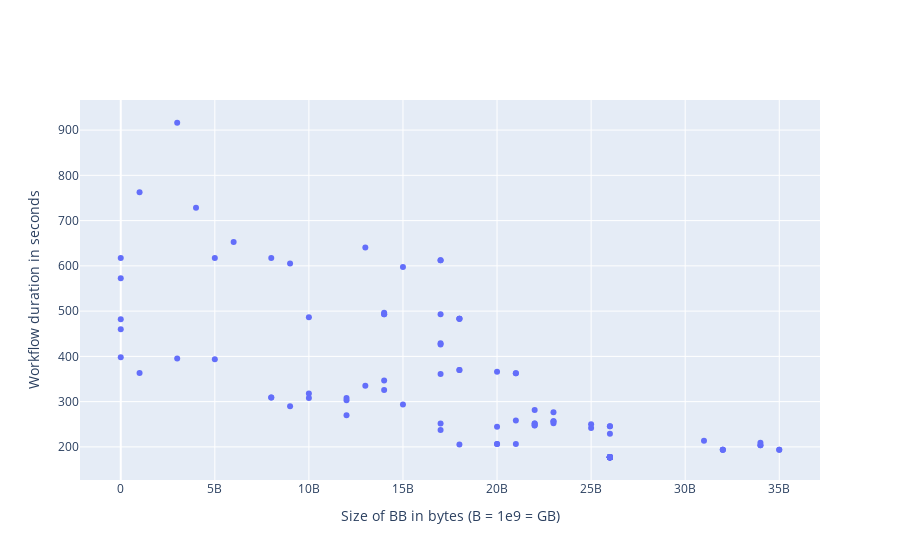

This figure's notebook cell:
### Markdown cell above
Plotting Workflow duration Vs BB Size : efficient frontier

### Code cell
import plotly.express as px
import plotly.graph_objects as go
colors = px.colors.qualitative.Plotly
fig = go.Figure()
fig.add_traces(go.Scatter(x=df['BB_size'], y = df['Fitness'], 
                          text = ["trial_index=" + str(i) for i in list(df.index)],
                          mode = 'markers', line=dict(color=colors[0])))
fig.update_xaxes(title_text='Size of BB in bytes (B = 1e9 = GB)')
fig.update_yaxes(title_text='Workflow duration in seconds')
fig.show()

### Figure 1 — Plotly figure (JSON) as saved in the notebook; plotly's stock layout.template omitted (floating-point values rounded to 4 significant figures; data arrays with more than 128 entries replaced by an {"elided": "..."} marker saying what was removed)
{"data": [{"line": {"color": "#636EFA"}, "mode": "markers", "text": {"elided": "130 str values"}, "type": "scatter", "x": {"elided": "130 float values"}, "y": {"elided": "130 float values"}}], "layout": {"xaxis": {"title": {"text": "Size of BB in bytes (B = 1e9 = GB)"}}, "yaxis": {"title": {"text": "Workflow duration in seconds"}}}}
